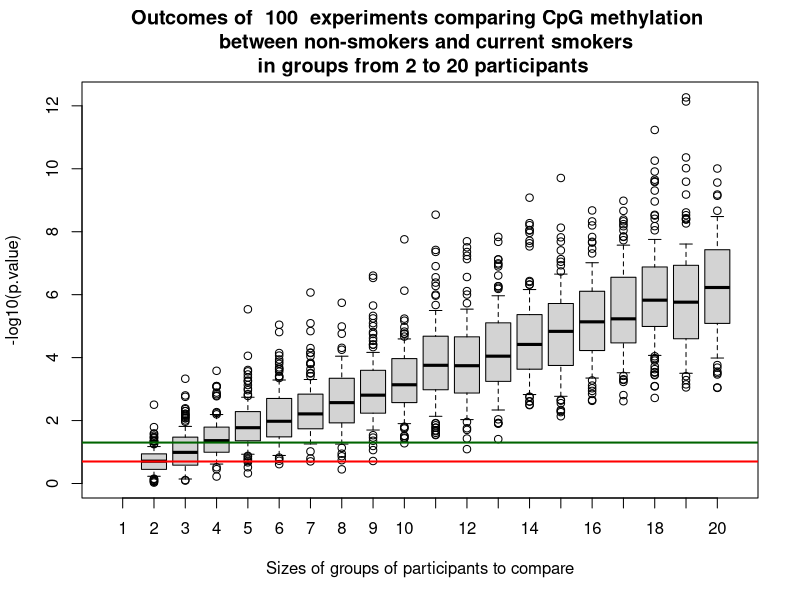

Source code (R):

# STAGE EXPERIMENTS

# Never smokers (ns): Mean and standard deviation of beta
ns_mean <- 0.672
ns_sd <- 0.032

# Current smokers (cs): Mean and standard deviation of beta 
cs_mean <- 0.553
cs_sd <- 0.076

# Number of experiments
nexpr <- 100

# Run a single experiment
run_experiment <- function(size, ns_mean, ns_sd, cs_mean, cs_sd)
{
    ns_data <- rnorm(size, mean = ns_mean, sd = ns_sd)
    cs_data <- rnorm(size, mean = cs_mean, sd = cs_sd)

    test <- t.test(ns_data, cs_data)
    return(test$p.value)
}


# MODEL EXPERIMENTS

# Sizes of test groups to compare
all_results <- list()
for (size in c(2:20))
{
    results <- NULL
    for (experiment in c(1:nexpr))
    {
        results <- c(results, run_experiment(size, ns_mean, ns_sd, cs_mean, cs_sd))
    }

    all_results[[size]] <- -log10(results)
}

boxplot(all_results,
        ylab = "-log10(p.value)", 
	  xlab = "Sizes of groups of participants to compare",
        range = 0.5,
	  main = paste("Outcomes of ", nexpr, " experiments comparing CpG methylation \n",
                     " between non-smokers and current smokers\n",
                     "in groups from 2 to 20 participants")
        )
abline(h = -log10(0.05), col = "darkgreen", lwd = 2)
abline(h = -log10(0.2), col = "red", lwd = 2)


